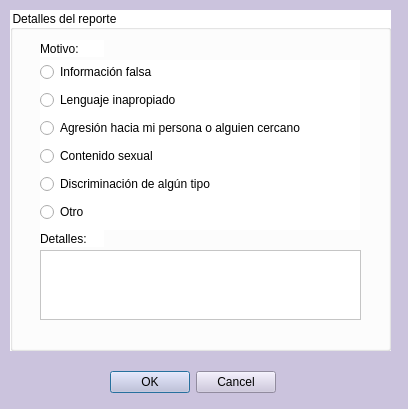
<?xml version="1.0" encoding="UTF-8"?>
<ui version="4.0">
 <class>FormularioReporte</class>
 <widget class="QDialog" name="FormularioReporte">
  <property name="geometry">
   <rect>
    <x>0</x>
    <y>0</y>
    <width>408</width>
    <height>409</height>
   </rect>
  </property>
  <property name="windowTitle">
   <string>Dialog</string>
  </property>
  <property name="styleSheet">
   <string notr="true">background-color: rgb(203, 195, 221);</string>
  </property>
  <widget class="QGroupBox" name="groupBox">
   <property name="geometry">
    <rect>
     <x>10</x>
     <y>10</y>
     <width>381</width>
     <height>341</height>
    </rect>
   </property>
   <property name="styleSheet">
    <string notr="true">background-color: rgb(255, 255, 255);</string>
   </property>
   <property name="title">
    <string>Detalles del reporte</string>
   </property>
   <widget class="QLabel" name="label">
    <property name="geometry">
     <rect>
      <x>30</x>
      <y>220</y>
      <width>64</width>
      <height>17</height>
     </rect>
    </property>
    <property name="text">
     <string>Detalles:</string>
    </property>
   </widget>
   <widget class="QPlainTextEdit" name="plainTextEdit">
    <property name="geometry">
     <rect>
      <x>30</x>
      <y>240</y>
      <width>321</width>
      <height>70</height>
     </rect>
    </property>
   </widget>
   <widget class="QWidget" name="layoutWidget">
    <property name="geometry">
     <rect>
      <x>30</x>
      <y>50</y>
      <width>320</width>
      <height>170</height>
     </rect>
    </property>
    <layout class="QVBoxLayout" name="verticalLayout">
     <item>
      <widget class="QRadioButton" name="radioButton">
       <property name="text">
        <string>Información falsa</string>
       </property>
      </widget>
     </item>
     <item>
      <widget class="QRadioButton" name="radioButton_2">
       <property name="text">
        <string>Lenguaje inapropiado</string>
       </property>
      </widget>
     </item>
     <item>
      <widget class="QRadioButton" name="radioButton_3">
       <property name="text">
        <string>Agresión hacia mi persona o alguien cercano</string>
       </property>
      </widget>
     </item>
     <item>
      <widget class="QRadioButton" name="radioButton_4">
       <property name="text">
        <string>Contenido sexual</string>
       </property>
      </widget>
     </item>
     <item>
      <widget class="QRadioButton" name="radioButton_5">
       <property name="text">
        <string>Discriminación de algún tipo</string>
       </property>
      </widget>
     </item>
     <item>
      <widget class="QRadioButton" name="radioButton_6">
       <property name="text">
        <string>Otro</string>
       </property>
      </widget>
     </item>
    </layout>
   </widget>
   <widget class="QLabel" name="label_2">
    <property name="geometry">
     <rect>
      <x>30</x>
      <y>30</y>
      <width>64</width>
      <height>17</height>
     </rect>
    </property>
    <property name="text">
     <string>Motivo:</string>
    </property>
   </widget>
  </widget>
  <widget class="QDialogButtonBox" name="buttonBox">
   <property name="geometry">
    <rect>
     <x>110</x>
     <y>370</y>
     <width>166</width>
     <height>25</height>
    </rect>
   </property>
   <property name="standardButtons">
    <set>QDialogButtonBox::Cancel|QDialogButtonBox::Ok</set>
   </property>
  </widget>
 </widget>
 <resources/>
 <connections/>
</ui>
